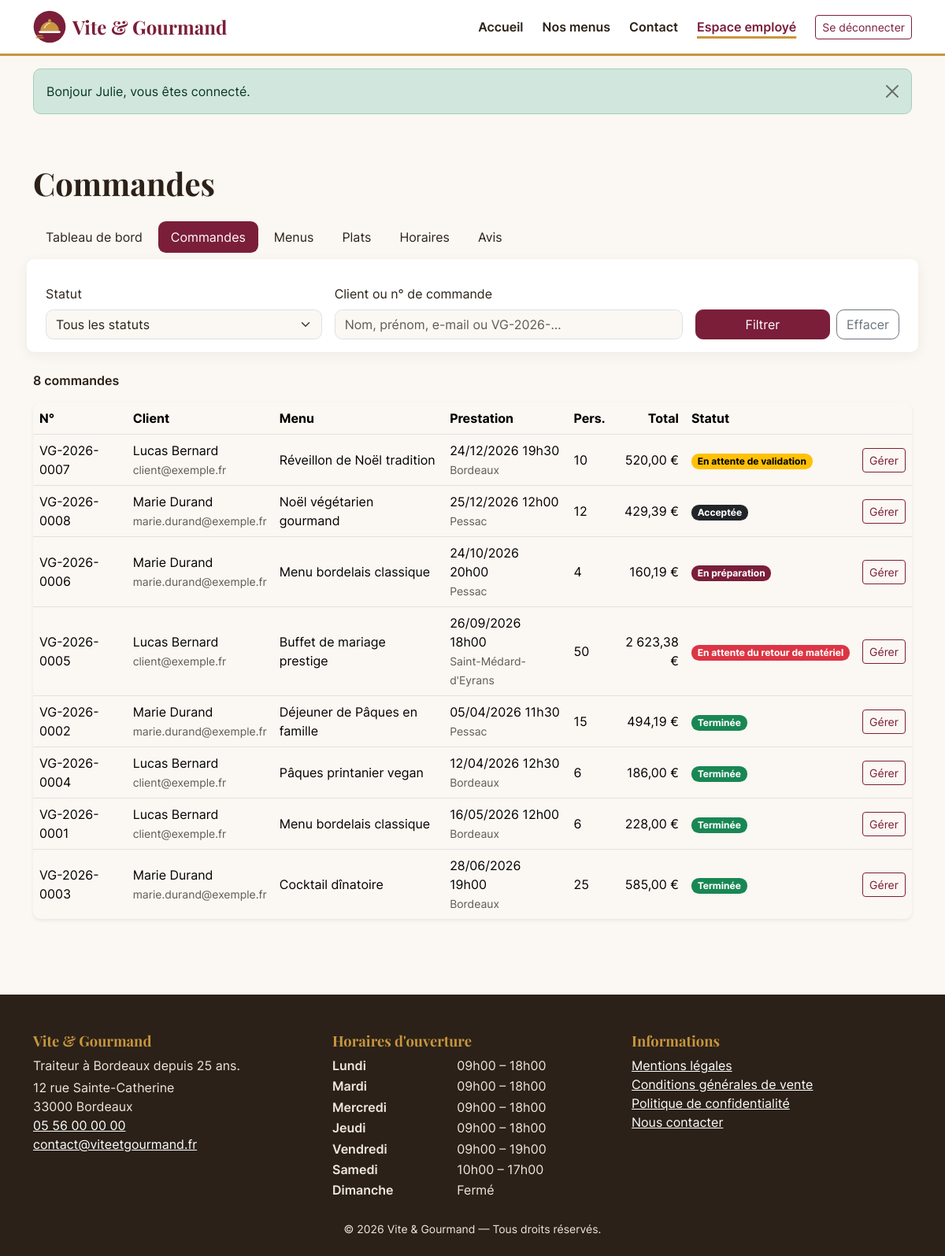
The page /gestion/commandes (signed in) on the database its author committed.
### tables this page shows
CREATE TABLE commande (
    commande_id             INT UNSIGNED  NOT NULL AUTO_INCREMENT,
    numero_commande         VARCHAR(20)   NOT NULL,
    utilisateur_id          INT UNSIGNED  NOT NULL,
    menu_id                 INT UNSIGNED  NOT NULL,
    date_commande           DATETIME      NOT NULL DEFAULT CURRENT_TIMESTAMP,
    date_prestation         DATE          NOT NULL,
    heure_livraison         TIME          NOT NULL,
    adresse_prestation      VARCHAR(255)  NOT NULL,
    code_postal_prestation  VARCHAR(10)   NOT NULL,
    ville_prestation        VARCHAR(100)  NOT NULL,
    distance_km             DECIMAL(6,1)  NOT NULL DEFAULT 0,
    nombre_personne         INT UNSIGNED  NOT NULL,
    prix_menu               DECIMAL(10,2) NOT NULL,
    remise                  DECIMAL(10,2) NOT NULL DEFAULT 0,
    prix_livraison          DECIMAL(10,2) NOT NULL DEFAULT 0,
    prix_total              DECIMAL(10,2) NOT NULL,
    statut                  ENUM('en_attente','accepte','en_preparation','en_livraison','livre',
                                 'attente_retour_materiel','terminee','annulee')
                            NOT NULL DEFAULT 'en_attente',
    pret_materiel           TINYINT(1)    NOT NULL DEFAULT 0,
    restitution_materiel    TINYINT(1)    NOT NULL DEFAULT 0,
    motif_annulation        VARCHAR(500)  NULL,
    mode_contact_annulation ENUM('telephone','email') NULL,
    updated_at              DATETIME      NULL ON UPDATE CURRENT_TIMESTAMP,
    PRIMARY KEY (commande_id),
    UNIQUE KEY uq_commande_numero (numero_commande),
    KEY idx_commande_utilisateur (utilisateur_id),
    KEY idx_commande_menu (menu_id),
    KEY idx_commande_statut (statut),
    CONSTRAINT fk_commande_utilisateur FOREIGN KEY (utilisateur_id) REFERENCES utilisateur (utilisateur_id),
    CONSTRAINT fk_commande_menu        FOREIGN KEY (menu_id)        REFERENCES menu (menu_id),
    CONSTRAINT chk_commande_personnes  CHECK (nombre_personne >= 1)
);

CREATE TABLE utilisateur (
    utilisateur_id  INT UNSIGNED NOT NULL AUTO_INCREMENT,
    email           VARCHAR(180) NOT NULL,
    password        VARCHAR(255) NOT NULL,
    nom             VARCHAR(80)  NOT NULL,
    prenom          VARCHAR(80)  NOT NULL,
    telephone       VARCHAR(20)  NULL,
    adresse_postale VARCHAR(255) NULL,
    code_postal     VARCHAR(10)  NULL,
    ville           VARCHAR(100) NULL,
    pays            VARCHAR(60)  NOT NULL DEFAULT 'France',
    role_id         INT UNSIGNED NOT NULL,
    actif           TINYINT(1)   NOT NULL DEFAULT 1,
    created_at      DATETIME     NOT NULL DEFAULT CURRENT_TIMESTAMP,
    updated_at      DATETIME     NULL ON UPDATE CURRENT_TIMESTAMP,
    PRIMARY KEY (utilisateur_id),
    UNIQUE KEY uq_utilisateur_email (email),
    KEY idx_utilisateur_role (role_id),
    CONSTRAINT fk_utilisateur_role FOREIGN KEY (role_id) REFERENCES role (role_id)
);

CREATE TABLE menu (
    menu_id                 INT UNSIGNED  NOT NULL AUTO_INCREMENT,
    titre                   VARCHAR(120)  NOT NULL,
    description             TEXT          NOT NULL,
    nombre_personne_minimum INT UNSIGNED  NOT NULL,
    prix_par_personne       DECIMAL(8,2)  NOT NULL,
    conditions              TEXT          NULL,
    delai_commande_jours    INT UNSIGNED  NOT NULL DEFAULT 3,
    quantite_restante       INT UNSIGNED  NOT NULL DEFAULT 0,
    theme_id                INT UNSIGNED  NOT NULL,
    regime_id               INT UNSIGNED  NOT NULL,
    actif                   TINYINT(1)    NOT NULL DEFAULT 1,
    created_at              DATETIME      NOT NULL DEFAULT CURRENT_TIMESTAMP,
    updated_at              DATETIME      NULL ON UPDATE CURRENT_TIMESTAMP,
    PRIMARY KEY (menu_id),
    KEY idx_menu_theme (theme_id),
    KEY idx_menu_regime (regime_id),
    CONSTRAINT fk_menu_theme  FOREIGN KEY (theme_id)  REFERENCES theme (theme_id),
    CONSTRAINT fk_menu_regime FOREIGN KEY (regime_id) REFERENCES regime (regime_id),
    CONSTRAINT chk_menu_min   CHECK (nombre_personne_minimum >= 1),
    CONSTRAINT chk_menu_prix  CHECK (prix_par_personne >= 0)
);

CREATE TABLE horaire (
    horaire_id      INT UNSIGNED NOT NULL AUTO_INCREMENT,
    jour            ENUM('Lundi','Mardi','Mercredi','Jeudi','Vendredi','Samedi','Dimanche') NOT NULL,
    heure_ouverture TIME NULL,
    heure_fermeture TIME NULL,
    ferme           TINYINT(1) NOT NULL DEFAULT 0,
    PRIMARY KEY (horaire_id),
    UNIQUE KEY uq_horaire_jour (jour)
);

### src/Core/View.php (called while the page is built, shortened)
<?php
final class View
{
    public static function render(string $template, array $data = [], ?string $layout = 'layouts/main'): string
    {
        $content = self::capture($template, $data);
        return self::capture($layout, array_merge($data, ['content' => $content]));
    }
    public static function capture(string $template, array $data = []): string
    {
        $file = BASE_PATH . '/views/' . $template . '.php';
        extract($data, EXTR_SKIP);
        require $file;
        return (string) ob_get_clean();
    }
}

### src/Controllers/Gestion/CommandeController.php (called while the page is built, shortened)
<?php
final class CommandeController
{
    public function index(): void
    {
        $statut = (string) ($_GET['statut'] ?? '');
        $client = mb_substr(trim((string) ($_GET['client'] ?? '')), 0, 100);
        view('gestion/commandes/index', [
            'title'     => 'Commandes',
            'commandes' => CommandeRepository::search($statut, $client),
            'statut'    => $statut,
            'client'    => $client,
        ]);
    }
}

### public/index.php (called while the page is built, shortened)
<?php
$router = new Router();
$router->dispatch($_SERVER['REQUEST_METHOD'] ?? 'GET', $_SERVER['REQUEST_URI'] ?? '/');

### src/Core/Database.php (called while the page is built, shortened)
<?php
final class Database
{
    private static ?PDO $pdo = null;
    public static function pdo(): PDO
    {
        if (self::$pdo === null) {
            $dsn = sprintf(
                'mysql:host=%s;port=%s;dbname=%s;charset=utf8mb4',
                Env::get('DB_HOST', '127.0.0.1'),
                Env::get('DB_PORT', '3306'),
                Env::get('DB_NAME', 'vite_gourmand')
            );
            $options = [
                PDO::ATTR_ERRMODE            => PDO::ERRMODE_EXCEPTION,
                PDO::ATTR_DEFAULT_FETCH_MODE => PDO::FETCH_ASSOC,
                PDO::ATTR_EMULATE_PREPARES   => false,
            ];
            self::$pdo = new PDO($dsn, Env::get('DB_USER', 'root'), Env::get('DB_PASSWORD', ''), $options);
            self::$pdo->exec("SET time_zone = '" . (new \DateTime())->format('P') . "'");
        }
        return self::$pdo;
    }
    public static function run(string $sql, array $params = []): \PDOStatement
    {
        $stmt = self::pdo()->prepare($sql);
        $stmt->execute($params);
        return $stmt;
    }
    public static function fetchAll(string $sql, array $params = []): array
    {
        return self::run($sql, $params)->fetchAll();
    }
}

### src/Repositories/CommandeRepository.php (called while the page is built, shortened)
<?php
final class CommandeRepository
{
    public static function search(?string $statut, ?string $client): array
    {
        $where = [];
        $params = [];
        $sql = self::SELECT . ($where ? ' WHERE ' . implode(' AND ', $where) : '')
             . " ORDER BY FIELD(c.statut, 'en_attente', 'accepte', 'en_preparation', 'en_livraison', 'livre',
                                'attente_retour_materiel', 'terminee', 'annulee'), c.date_prestation";
        return Database::fetchAll($sql, $params);
    }
}

### src/Repositories/HoraireRepository.php (called while the page is built, shortened)
<?php
final class HoraireRepository
{
    private static ?array $cache = null;
    public static function all(): array
    {
        if (self::$cache === null) {
            try {
                self::$cache = Database::fetchAll(
                    "SELECT * FROM horaire
                     ORDER BY FIELD(jour, 'Lundi','Mardi','Mercredi','Jeudi','Vendredi','Samedi','Dimanche')"
                );
            } catch (\Throwable $e) {
                log_error('Horaires indisponibles : ' . $e->getMessage());
                self::$cache = [];
            }
        }
        return self::$cache;
    }
}

### views/gestion/commandes/index.php (the view, shortened to what this page needs)
<div class="container py-5">
    <h1 class="mb-4">Commandes</h1>
    <?php require BASE_PATH . '/views/gestion/_nav.php'; ?>
    <form method="get" action="/gestion/commandes" class="filters p-3 mb-4 row g-3 align-items-end" role="search" aria-label="Filtrer les commandes">
        <div class="col-md-4">
            <label for="statut" class="form-label">Statut</label>
            <select id="statut" name="statut" class="form-select">
                <option value="">Tous les statuts</option>
            </select>
        </div>
        <div class="col-md-5">
            <label for="client" class="form-label">Client ou n° de commande</label>
            <input type="search" id="client" name="client" class="form-control" value="<?= e($client) ?>" placeholder="Nom, prénom, e-mail ou VG-2026-…">
        </div>
        <div class="col-md-3 d-flex gap-2">
            <button type="submit" class="btn btn-primary flex-fill">Filtrer</button>
            <a href="/gestion/commandes" class="btn btn-outline-secondary">Effacer</a>
        </div>
    </form>
    <p role="status" class="fw-semibold"><?= count($commandes) ?> commande<?= count($commandes) > 1 ? 's' : '' ?></p>
    <div class="table-responsive card border-0 shadow-sm">
        <table class="table table-hover align-middle mb-0">
            <thead>
                <tr>
                    <th scope="col">N°</th><th scope="col">Client</th><th scope="col">Menu</th><th scope="col">Prestation</th>
                    <th scope="col">Pers.</th><th scope="col" class="text-end">Total</th><th scope="col">Statut</th>
                    <th scope="col"><span class="visually-hidden">Actions</span></th>
                </tr>
            </thead>
            <tbody>
            <?php foreach ($commandes as $c): ?>
                <tr>
                    <td><?= e($c['numero_commande']) ?></td>
                    <td><?= e($c['client_prenom'] . ' ' . $c['client_nom']) ?><br><span class="small text-muted"><?= e($c['client_email']) ?></span></td>
                    <td><?= e($c['menu_titre']) ?></td>
                    <td><?= e(date_fr($c['date_prestation'])) ?> <?= e(time_fr($c['heure_livraison'])) ?><br><span class="small text-muted"><?= e($c['ville_prestation']) ?></span></td>
                    <td><?= (int) $c['nombre_personne'] ?></td>
                    <td class="text-end"><?= price($c['prix_total']) ?></td>
                    <td><?= OrderStatus::badge($c['statut']) ?></td>
                    <td><a class="btn btn-sm btn-outline-primary" href="/gestion/commandes/<?= (int) $c['commande_id'] ?>">Gérer<span class="visually-hidden"> la commande <?= e($c['numero_commande']) ?></span></a></td>
                </tr>
            <?php endforeach; ?>
            </tbody>
        </table>
    </div>
</div>

### src/Core/Router.php (shortened to what this page needs)
<?php
final class Router
{
    private array $routes = [];
    private function add(string $method, string $path, array $handler, array $middlewares): void
    {
        $this->routes[] = compact('method', 'pattern', 'handler', 'middlewares');
    }
    public function dispatch(string $method, string $uri): void
    {
        $path = rawurldecode(parse_url($uri, PHP_URL_PATH) ?? '/');
        $path = rtrim($path, '/') ?: '/';
        foreach ($this->routes as $route) {
            if (!preg_match($route['pattern'], $path, $matches)) {
                continue;
            }
            $params = array_map('intval', array_filter($matches, 'is_string', ARRAY_FILTER_USE_KEY));
            [$class, $action] = $route['handler'];
            (new $class())->$action(...$params);
            return;
        }
    }
}

### src/Services/OrderStatus.php (shortened to what this page needs)
<?php
final class OrderStatus
{
    public static function label(string $status): string
    {
        return self::LABELS[$status] ?? $status;
    }
    public static function badge(string $status): string
    {
        return '<span class="badge ' . (self::BADGES[$status] ?? 'text-bg-secondary') . '">' . e(self::label($status)) . '</span>';
    }
}

### views/partials/footer.php (shortened to what this page needs)
<?php
$horaires = HoraireRepository::all();
?>
<footer class="site-footer mt-5 pt-5 pb-4">
    <div class="container">
        <div class="row g-4">
            <div class="col-md-4">
                <h2>Vite &amp; Gourmand</h2>
                <p class="mb-1">Traiteur à Bordeaux depuis 25 ans.</p>
                <address class="mb-0">
                    12 rue Sainte-Catherine<br>33000 Bordeaux<br>
                    <a href="tel:+33556000000">05 56 00 00 00</a><br>
                    <a href="mailto:contact@viteetgourmand.fr">contact@viteetgourmand.fr</a>
                </address>
            </div>
            <div class="col-md-4">
                <h2>Horaires d'ouverture</h2>
                <dl class="horaires row mb-0">
                    <?php foreach ($horaires as $h): ?>
                        <dt class="col-5"><?= e($h['jour']) ?></dt>
                        <dd class="col-7">
                            <?= (int) $h['ferme'] === 1
                                ? 'Fermé'
                                : e(time_fr($h['heure_ouverture'])) . ' – ' . e(time_fr($h['heure_fermeture'])) ?>
                        </dd>
                    <?php endforeach; ?>
                </dl>
            </div>
            <div class="col-md-4">
                <h2>Informations</h2>
                <ul class="list-unstyled">
                    <li><a href="/mentions-legales">Mentions légales</a></li>
                    <li><a href="/cgv">Conditions générales de vente</a></li>
                    <li><a href="/confidentialite">Politique de confidentialité</a></li>
                    <li><a href="/contact">Nous contacter</a></li>
                </ul>
            </div>
        </div>
        <p class="text-center small mt-4 mb-0">&copy; <?= date('Y') ?> Vite &amp; Gourmand — Tous droits réservés.</p>
    </div>
</footer>

### public/assets/css/app.css (style rules this page uses)
:root { --vg-bordeaux: #7B1E3A; --vg-bordeaux-dark: #5C1229; --vg-or: #C8963E; --vg-or-texte: #7A5617; --vg-creme: #FBF7F2; --vg-sable: #F1E6DA; --vg-encre: #2B2118; --vg-gris: #5F5A55; --vg-vert: #3E6B48; --bs-primary: var(--vg-bordeaux); --bs-primary-rgb: 123, 30, 58; --bs-link-color: var(--vg-bordeaux); --bs-link-color-rgb: 123, 30, 58; --bs-link-hover-color: var(--vg-bordeaux-dark); --bs-link-hover-color-rgb: 92, 18, 41; --bs-body-bg: var(--vg-creme); --bs-body-color: var(--vg-encre); --bs-body-font-family: "Inter", system-ui, -apple-system, "Segoe UI", Roboto, sans-serif; --bs-secondary-color: var(--vg-gris); --bs-border-radius: .6rem; --bs-focus-ring-color: rgba(123, 30, 58, .35); }
body { display: flex; flex-direction: column; min-height: 100vh; }
h1, h2, h3, .h1, .h2, .h3, .display-5, .display-6, .navbar-brand { font-family: "Playfair Display", Georgia, serif; font-weight: 700; }
.text-muted, .text-body-secondary { color: var(--vg-gris) !important; }
.btn-primary { --bs-btn-bg: var(--vg-bordeaux); --bs-btn-border-color: var(--vg-bordeaux); --bs-btn-hover-bg: var(--vg-bordeaux-dark); --bs-btn-hover-border-color: var(--vg-bordeaux-dark); --bs-btn-active-bg: var(--vg-bordeaux-dark); --bs-btn-active-border-color: var(--vg-bordeaux-dark); --bs-btn-disabled-bg: #9a6a78; --bs-btn-disabled-border-color: #9a6a78; }
.btn-outline-primary { --bs-btn-color: var(--vg-bordeaux); --bs-btn-border-color: var(--vg-bordeaux); --bs-btn-hover-bg: var(--vg-bordeaux); --bs-btn-hover-border-color: var(--vg-bordeaux); --bs-btn-active-bg: var(--vg-bordeaux-dark); }
.site-footer { background: var(--vg-encre); color: #EFE7DE; }
.site-footer a { color: #fff; }
.site-footer h2 { font-size: 1.15rem; color: var(--vg-or); }
.site-footer .horaires dt { font-weight: 600; }
.site-footer .horaires dd { margin-bottom: .15rem; }
.filters { background: #fff; border-radius: var(--bs-border-radius); box-shadow: 0 .25rem 1rem rgba(43, 33, 24, .06); }
.table > :not(caption) > * > * { background-color: transparent; }

### rows shown on the page
commande: numero_commande "VG-2026-0007", utilisateur.nom "Lucas Bernard", utilisateur.email "client@exemple.fr", menu.titre "Réveillon de Noël tradition", date_prestation "24/12/2026", heure_livraison "19h30", ville_prestation "Bordeaux", nombre_personne "10", prix_total "520,00 €", statut "En attente de validation"
commande: numero_commande "VG-2026-0008", utilisateur.nom "Marie Durand", utilisateur.email "marie.durand@exemple.fr", menu.titre "Noël végétarien gourmand", date_prestation "25/12/2026", heure_livraison "12h00", ville_prestation "Pessac", nombre_personne "12", prix_total "429,39 €", statut "Acceptée"
commande: numero_commande "VG-2026-0006", utilisateur.nom "Marie Durand", utilisateur.email "marie.durand@exemple.fr", menu.titre "Menu bordelais classique", date_prestation "24/10/2026", heure_livraison "20h00", ville_prestation "Pessac", nombre_personne "4", prix_total "160,19 €", statut "En préparation"
commande: numero_commande "VG-2026-0005", utilisateur.nom "Lucas Bernard", utilisateur.email "client@exemple.fr", menu.titre "Buffet de mariage prestige", date_prestation "26/09/2026", heure_livraison "18h00", ville_prestation "Saint-Médard-d'Eyrans", nombre_personne "50", prix_total "2 623,38 €", statut "En attente du retour de matériel"
commande: numero_commande "VG-2026-0002", utilisateur.nom "Marie Durand", utilisateur.email "marie.durand@exemple.fr", menu.titre "Déjeuner de Pâques en famille", date_prestation "05/04/2026", heure_livraison "11h30", ville_prestation "Pessac", nombre_personne "15", prix_total "494,19 €", statut "Terminée"
commande: numero_commande "VG-2026-0004", utilisateur.nom "Lucas Bernard", utilisateur.email "client@exemple.fr", menu.titre "Pâques printanier vegan", date_prestation "12/04/2026", heure_livraison "12h30", ville_prestation "Bordeaux", nombre_personne "6", prix_total "186,00 €", statut "Terminée"
commande: numero_commande "VG-2026-0001", utilisateur.nom "Lucas Bernard", utilisateur.email "client@exemple.fr", menu.titre "Menu bordelais classique", date_prestation "16/05/2026", heure_livraison "12h00", ville_prestation "Bordeaux", nombre_personne "6", prix_total "228,00 €", statut "Terminée"
commande: numero_commande "VG-2026-0003", utilisateur.nom "Marie Durand", utilisateur.email "marie.durand@exemple.fr", menu.titre "Cocktail dînatoire", date_prestation "28/06/2026", heure_livraison "19h00", ville_prestation "Bordeaux", nombre_personne "25", prix_total "585,00 €", statut "Terminée"
horaire: jour "Lundi", heure_ouverture "09h00", heure_fermeture "18h00"
horaire: jour "Mardi", heure_ouverture "09h00", heure_fermeture "18h00"
horaire: jour "Mercredi", heure_ouverture "09h00", heure_fermeture "18h00"
horaire: jour "Jeudi", heure_ouverture "09h00", heure_fermeture "18h00"
horaire: jour "Vendredi", heure_ouverture "09h00", heure_fermeture "19h00"
horaire: jour "Samedi", heure_ouverture "10h00", heure_fermeture "17h00"
horaire: jour "Dimanche", ferme "Fermé"

### other values the page prints
$flash['message'] "Bonjour Julie, vous êtes connecté."
